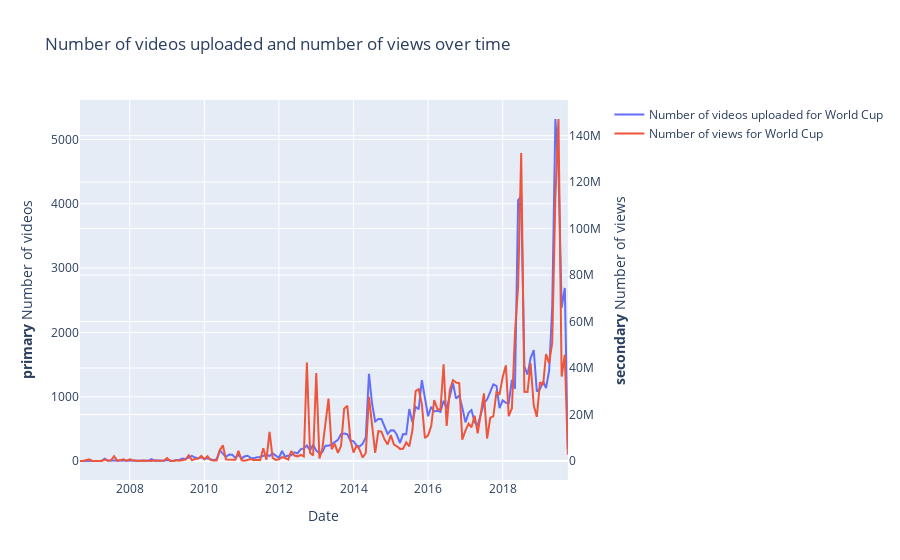

The notebook cell saved with this chart:
### Code cell
path_football = '../datasets/sport/world_cup/'
file_names = get_file_names(path_football)
df_football = create_df(path_football,file_names)
plot(df_football, 'World Cup')

### Figure 1 — Plotly figure (JSON) as saved in the notebook; plotly's stock layout.template omitted (floating-point values rounded to 4 significant figures; data arrays with more than 128 entries replaced by an {"elided": "..."} marker saying what was removed)
{"data": [{"name": "Number of videos uploaded for World Cup", "type": "scatter", "x": {"elided": "156 str values"}, "xaxis": "x", "y": {"elided": "156 int values"}, "yaxis": "y"}, {"name": "Number of views for World Cup", "type": "scatter", "x": {"elided": "156 str values"}, "xaxis": "x", "y": {"elided": "156 int values"}, "yaxis": "y2"}], "layout": {"title": {"text": "Number of videos uploaded and number of views over time"}, "xaxis": {"anchor": "y", "domain": [0, 0.94], "title": {"text": "Date"}}, "yaxis": {"anchor": "x", "domain": [0, 1], "title": {"text": "<b>primary</b> Number of videos"}}, "yaxis2": {"anchor": "x", "overlaying": "y", "side": "right", "title": {"text": "<b>secondary</b> Number of views"}}}}
